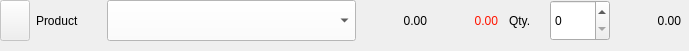
       <widget class="QWidget" name="widgetProd5" native="true">
        <property name="geometry">
         <rect>
          <x>20</x>
          <y>470</y>
          <width>689</width>
          <height>51</height>
         </rect>
        </property>
        <property name="maximumSize">
         <size>
          <width>1000</width>
          <height>60</height>
         </size>
        </property>
        <widget class="QWidget" name="layoutWidget">
         <property name="geometry">
          <rect>
           <x>0</x>
           <y>0</y>
           <width>681</width>
           <height>41</height>
          </rect>
         </property>
         <layout class="QHBoxLayout" name="horizontalLayout_15">
          <property name="sizeConstraint">
           <enum>QLayout::SetDefaultConstraint</enum>
          </property>
          <item>
           <widget class="QPushButton" name="pushButton">
            <property name="enabled">
             <bool>false</bool>
            </property>
            <property name="maximumSize">
             <size>
              <width>30</width>
              <height>50</height>
             </size>
            </property>
            <property name="text">
             <string/>
            </property>
           </widget>
          </item>
          <item>
           <widget class="QLabel" name="label_12">
            <property name="maximumSize">
             <size>
              <width>60</width>
              <height>50</height>
             </size>
            </property>
            <property name="text">
             <string>Product</string>
            </property>
           </widget>
          </item>
          <item>
           <spacer name="horizontalSpacer_35">
            <property name="orientation">
             <enum>Qt::Horizontal</enum>
            </property>
            <property name="sizeType">
             <enum>QSizePolicy::Fixed</enum>
            </property>
            <property name="sizeHint" stdset="0">
             <size>
              <width>5</width>
              <height>20</height>
             </size>
            </property>
           </spacer>
          </item>
          <item>
           <widget class="QComboBox" name="OrderPgProd5">
            <property name="maximumSize">
             <size>
              <width>600</width>
              <height>50</height>
             </size>
            </property>
            <property name="styleSheet">
             <string notr="true">background-color: rgb(255, 255, 255);
selection-color: rgb(0, 0, 0);
selection-background-color: rgb(247, 242, 255);</string>
            </property>
           </widget>
          </item>
          <item>
           <spacer name="horizontalSpacer_10">
            <property name="orientation">
             <enum>Qt::Horizontal</enum>
            </property>
            <property name="sizeType">
             <enum>QSizePolicy::Fixed</enum>
            </property>
            <property name="sizeHint" stdset="0">
             <size>
              <width>5</width>
              <height>20</height>
             </size>
            </property>
           </spacer>
          </item>
          <item>
           <widget class="QLabel" name="lblPrice5">
            <property name="maximumSize">
             <size>
              <width>60</width>
              <height>50</height>
             </size>
            </property>
            <property name="text">
             <string>0.00</string>
            </property>
            <property name="alignment">
             <set>Qt::AlignRight|Qt::AlignTrailing|Qt::AlignVCenter</set>
            </property>
           </widget>
          </item>
          <item>
           <spacer name="horizontalSpacer_33">
            <property name="orientation">
             <enum>Qt::Horizontal</enum>
            </property>
            <property name="sizeType">
             <enum>QSizePolicy::Fixed</enum>
            </property>
            <property name="sizeHint" stdset="0">
             <size>
              <width>5</width>
              <height>20</height>
             </size>
            </property>
           </spacer>
          </item>
          <item>
           <widget class="QLabel" name="txtDiscount5">
            <property name="maximumSize">
             <size>
              <width>60</width>
              <height>50</height>
             </size>
            </property>
            <property name="styleSheet">
             <string notr="true">color: rgb(255, 20, 0);</string>
            </property>
            <property name="text">
             <string>0.00</string>
            </property>
            <property name="alignment">
             <set>Qt::AlignRight|Qt::AlignTrailing|Qt::AlignVCenter</set>
            </property>
           </widget>
          </item>
          <item>
           <spacer name="horizontalSpacer_34">
            <property name="orientation">
             <enum>Qt::Horizontal</enum>
            </property>
            <property name="sizeType">
             <enum>QSizePolicy::Fixed</enum>
            </property>
            <property name="sizeHint" stdset="0">
             <size>
              <width>5</width>
              <height>20</height>
             </size>
            </property>
           </spacer>
          </item>
          <item>
           <widget class="QLabel" name="label_33">
            <property name="maximumSize">
             <size>
              <width>30</width>
              <height>50</height>
             </size>
            </property>
            <property name="text">
             <string>Qty.</string>
            </property>
           </widget>
          </item>
          <item>
           <spacer name="horizontalSpacer_27">
            <property name="orientation">
             <enum>Qt::Horizontal</enum>
            </property>
            <property name="sizeType">
             <enum>QSizePolicy::Fixed</enum>
            </property>
            <property name="sizeHint" stdset="0">
             <size>
              <width>5</width>
              <height>20</height>
             </size>
            </property>
           </spacer>
          </item>
          <item>
           <widget class="QSpinBox" name="sbQuantity5">
            <property name="maximumSize">
             <size>
              <width>60</width>
              <height>50</height>
             </size>
            </property>
           </widget>
          </item>
          <item>
           <spacer name="horizontalSpacer_28">
            <property name="orientation">
             <enum>Qt::Horizontal</enum>
            </property>
            <property name="sizeType">
             <enum>QSizePolicy::Fixed</enum>
            </property>
            <property name="sizeHint" stdset="0">
             <size>
              <width>5</width>
              <height>20</height>
             </size>
            </property>
           </spacer>
          </item>
          <item>
           <widget class="QLabel" name="lblSubtotal5">
            <property name="maximumSize">
             <size>
              <width>60</width>
              <height>50</height>
             </size>
            </property>
            <property name="text">
             <string>0.00</string>
            </property>
            <property name="alignment">
             <set>Qt::AlignRight|Qt::AlignTrailing|Qt::AlignVCenter</set>
            </property>
           </widget>
          </item>
         </layout>
        </widget>
       </widget>
